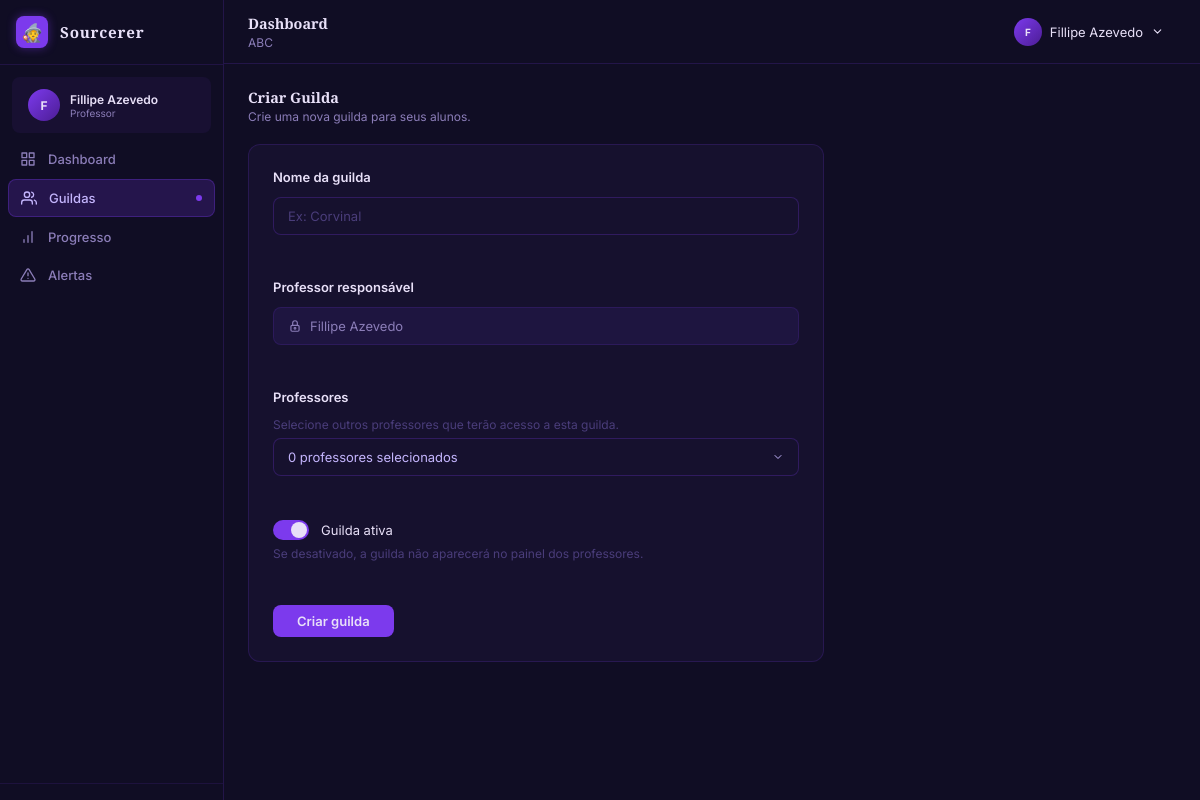
The app's page /dashboard/criar-guilda/ (signed in) with its own data.
### accounts/models.py (models this page shows, shortened)
class TeacherProfile(TimeStampedModel):
    user = models.OneToOneField(
        User,
        on_delete=models.CASCADE,
        related_name='teacher_profile',
        limit_choices_to={'role': User.Role.TEACHER}
    )
    school = models.CharField(max_length=200, blank=True)

class User(AbstractUser):
    class Role(models.TextChoices):
        STUDENT = 'student', 'Aluno'
        TEACHER = 'teacher', 'Professor'
        ADMIN = 'admin', 'Administrador'
    role = models.CharField(max_length=10, choices=Role.choices, default=Role.STUDENT)
    def is_student(self):
        return self.role == self.Role.STUDENT
    def is_teacher(self):
        return self.role == self.Role.TEACHER

### dashboard/views.py (the view, shortened to what this page needs)
# urls.py: path('criar-guilda/', views.guild_form, name='create_guild'),
@login_required
def guild_form(request, guild_id=None):
    if not request.user.is_teacher():
        messages.error(request, 'Acesso restrito a professores.')
        return redirect('login')
    teacher = request.user.teacher_profile
    guilds = Guild.objects.filter(
        Q(head_teacher=teacher) | Q(teachers=teacher),
        is_active=True,
    ).distinct()
    if guild_id:
        guild = get_object_or_404(
            Guild.objects.filter(Q(head_teacher=teacher) | Q(teachers=teacher)),
            pk=guild_id,
        )
    else:
        guild = None
    all_teachers = TeacherProfile.objects.select_related('user').exclude(pk=teacher.pk).order_by('user__first_name', 'user__username')
    selected_teacher_ids = list(guild.teachers.values_list('pk', flat=True)) if guild else []
    context = {
        'teacher': teacher,
        'guilds': guilds,
        'guild': guild,
        'all_teachers': all_teachers,
        'all_teachers_json': json.dumps([
            {'id': t.pk, 'name': t.user.get_full_name() or t.user.username}
            for t in all_teachers
        ], ensure_ascii=False),
        'selected_teacher_ids_json': json.dumps(selected_teacher_ids),
        'is_edit': guild is not None,
    }
    return render(request, 'dashboard/guild_form.html', context)

### students/context_processors.py (called while the page is built, shortened)
def student_context(request):
    if not request.user.is_authenticated or not request.user.is_student():
        return {}

### templates/dashboard/guild_form.html (shortened to what this page needs)
{% extends 'base.html' %}
{% load static %}
{% block extra_head %}
  <link rel="stylesheet" href="{% static 'css/teacher.css' %}">
{% endblock %}
{% block content %}
<div class="teacher-layout">
  {% include 'components/teacher_sidebar.html' %}
  <div class="teacher-main-area">
    {% include 'components/teacher_header.html' %}
    <main class="teacher-content">
      <div class="teacher-progress-header">
        <h2 class="teacher-progress-header__title">{% if is_edit %}Editar{% else %}Criar{% endif %} Guilda</h2>
        <p class="teacher-progress-header__sub">
          {% if is_edit %}Altere as configurações da guilda.{% else %}Crie uma nova guilda para seus alunos.{% endif %}
        </p>
      </div>
      <div class="teacher-card" style="padding:1.5rem;max-width:36rem;">
        <form method="post" class="guild-form">
          <div class="form-group">
            <label class="form-group__label" for="id_name">Nome da guilda</label>
            <div class="input-wrapper">
              <input type="text" name="name" id="id_name"
                     value="{{ guild.name|default:'' }}"
                     placeholder="Ex: Corvinal"
                     required
                     class="form-input form-input--no-icon">
            </div>
          </div>
          {% if not is_edit %}
          <div class="form-group">
            <label class="form-group__label">Professor responsável</label>
            <div class="form-value">
              <svg width="14" height="14" viewBox="0 0 24 24" fill="none" stroke="currentColor" stroke-width="2" stroke-linecap="round" stroke-linejoin="round"><rect x="5" y="11" width="14" height="10" rx="2"/><circle cx="12" cy="16" r="1.5"/><path d="M8 11V7a4 4 0 1 1 8 0v4"/></svg>
              <span>{{ teacher.user.get_full_name|default:teacher.user.username }}</span>
            </div>
          </div>
          {% endif %}
          <div class="form-group">
            <label class="form-group__label">Professores</label>
            <p class="field-hint">Selecione outros professores que terão acesso a esta guilda.</p>
            <div class="teacher-search-select"
                 x-data="{
                   open: false,
                   search: '',
                   teachers: [],
                   selected: [],
                   init() {
                     this.teachers = JSON.parse(this.$el.getAttribute('data-teachers'));
                     this.selected = JSON.parse(this.$el.getAttribute('data-selected'));
                   }
                 }"
                 data-teachers='{{ all_teachers_json|safe }}'
                 data-selected='{{ selected_teacher_ids_json|safe }}'>
              <button type="button"
                      class="teacher-search-select__trigger"
                      @click="open = !open"
                      @keydown.escape="open = false"
                      aria-haspopup="true"
                      :aria-expanded="open">
                <span x-text="selected.length + ' professor' + (selected.length !== 1 ? 'es' : '') + ' selecionado' + (selected.length !== 1 ? 's' : '')"></span>
                <svg width="12" height="12" viewBox="0 0 24 24" fill="none" stroke="currentColor" stroke-width="2" stroke-linecap="round" stroke-linejoin="round"><polyline points="6 9 12 15 18 9"/></svg>
              </button>
            </div>
          </div>
          <div class="form-group">
            <label class="toggle-label">
              <span class="toggle-switch"></span>
              <span class="toggle-text">Guilda ativa</span>
            </label>
            <p class="field-hint">Se desativado, a guilda não aparecerá no painel dos professores.</p>
          </div>
          <button type="submit" class="teacher-btn" style="padding:0.5rem 1.5rem;font-size:0.8125rem;border-radius:0.5rem;background:#7c3aed;color:#e8e0f8;font-weight:600;align-self:flex-start">
            {% if is_edit %}Salvar alterações{% else %}Criar guilda{% endif %}
          </button>
        </form>
      </div>
    </main>
  </div>
</div>
{% endblock %}

### templates/components/teacher_sidebar.html (shortened to what this page needs)
<aside class="teacher-sidebar">
  <div class="teacher-sidebar__logo">
    <div class="teacher-sidebar__logo-icon">🧙</div>
    <span class="teacher-sidebar__logo-text">Sourcerer</span>
  </div>
  <div class="teacher-sidebar__profile">
    <div class="teacher-sidebar__avatar">{{ teacher.user.get_full_name|first|default:teacher.user.username|first }}</div>
    <div class="teacher-sidebar__profile-info">
      <p class="teacher-sidebar__name">{{ teacher.user.get_full_name|default:teacher.user.username }}</p>
      <p class="teacher-sidebar__role">Professor</p>
    </div>
  </div>
  <nav class="teacher-nav">
    <a href="{% url 'dashboard:teacher_dashboard' %}" class="teacher-nav__item {% if request.resolver_match.url_name == 'teacher_dashboard' %}teacher-nav__item--active{% endif %}">
      <svg width="16" height="16" viewBox="0 0 24 24" fill="none" stroke="currentColor" stroke-width="2" stroke-linecap="round" stroke-linejoin="round"><rect x="3" y="3" width="7" height="7"/><rect x="14" y="3" width="7" height="7"/><rect x="14" y="14" width="7" height="7"/><rect x="3" y="14" width="7" height="7"/></svg>
      <span>Dashboard</span>
    </a>
    <a href="{% url 'dashboard:guild_detail' guilds.0.id %}" class="teacher-nav__item {% if request.resolver_match.url_name == 'guild_detail' or request.resolver_match.url_name == 'create_guild' or request.resolver_match.url_name == 'edit_guild' %}teacher-nav__item--active{% endif %}">
      <svg width="16" height="16" viewBox="0 0 24 24" fill="none" stroke="currentColor" stroke-width="2" stroke-linecap="round" stroke-linejoin="round"><path d="M17 21v-2a4 4 0 0 0-4-4H5a4 4 0 0 0-4 4v2"/><circle cx="9" cy="7" r="4"/><path d="M23 21v-2a4 4 0 0 0-3-3.87"/><path d="M16 3.13a4 4 0 0 1 0 7.75"/></svg>
      <span>Guildas</span>
      {% if request.resolver_match.url_name == 'guild_detail' or request.resolver_match.url_name == 'create_guild' %}
        <span class="teacher-nav__dot"></span>
      {% endif %}
    </a>
    <a href="{% url 'dashboard:teacher_progress' %}" class="teacher-nav__item {% if request.resolver_match.url_name == 'teacher_progress' %}teacher-nav__item--active{% endif %}">
      <svg width="16" height="16" viewBox="0 0 24 24" fill="none" stroke="currentColor" stroke-width="2" stroke-linecap="round" stroke-linejoin="round"><line x1="12" y1="20" x2="12" y2="10"/><line x1="18" y1="20" x2="18" y2="4"/><line x1="6" y1="20" x2="6" y2="16"/></svg>
      <span>Progresso</span>
    </a>
    <a href="{% url 'dashboard:teacher_alerts' %}" class="teacher-nav__item {% if request.resolver_match.url_name == 'teacher_alerts' %}teacher-nav__item--active{% endif %}">
      <span>Alertas</span>
    </a>
  </nav>
  <div class="teacher-sidebar__footer">
  </div>
</aside>

### templates/components/teacher_header.html (shortened to what this page needs)
<header class="teacher-top-header">
  <div class="teacher-top-header__left">
    <h1 class="teacher-top-header__title">Dashboard</h1>
    {% if teacher.school %}
      <p class="teacher-top-header__subtitle">{{ teacher.school }}</p>
    {% endif %}
  </div>
  <div class="teacher-top-header__right">
    <div class="teacher-top-header__user"
         x-data="{ open: false }">
      <button class="teacher-top-header__user-btn"
              @click="open = !open"
              @keydown.escape="open = false"
              aria-haspopup="true"
              :aria-expanded="open">
        <span class="teacher-top-header__user-avatar">{{ teacher.user.get_full_name|first|default:teacher.user.username|first }}</span>
        <span class="teacher-top-header__user-name">{{ teacher.user.get_full_name|default:teacher.user.username }}</span>
        <svg width="13" height="13" viewBox="0 0 24 24" fill="none" stroke="currentColor" stroke-width="2" stroke-linecap="round" stroke-linejoin="round"><polyline points="6 9 12 15 18 9"/></svg>
      </button>
    </div>
  </div>
</header>

### static/css/login.css (style rules this page uses)
*, *::before, *::after { box-sizing: border-box; margin: 0; padding: 0; }
html, body { height: 100%; font-family: 'Inter', system-ui, -apple-system, sans-serif; background: #0d0a1e; color: #e8e0f8; -webkit-font-smoothing: antialiased; -moz-osx-font-smoothing: grayscale; }
.form-group { margin-bottom: 1.25rem; }
.form-group__label { display: block; font-size: 0.875rem; color: #c4b5fd; font-weight: 500; margin-bottom: 0.375rem; font-family: 'Inter', system-ui, sans-serif; }
.input-wrapper { position: relative; }
.form-input { width: 100%; background: #1e1540; border: 1px solid rgba(124, 58, 237, 0.3); border-radius: 0.5rem; padding: 0.875rem 0.75rem; padding-left: 2.5rem; color: #e8e0f8; font-size: 0.9375rem; font-family: 'Inter', system-ui, sans-serif; transition: border-color 0.2s, box-shadow 0.2s; outline: none; }
.form-input::placeholder { color: #4a3d7a; }

### records on screen
TeacherProfile: user.get_full_name|first "F", user.get_full_name "Fillipe Azevedo", school "ABC"
